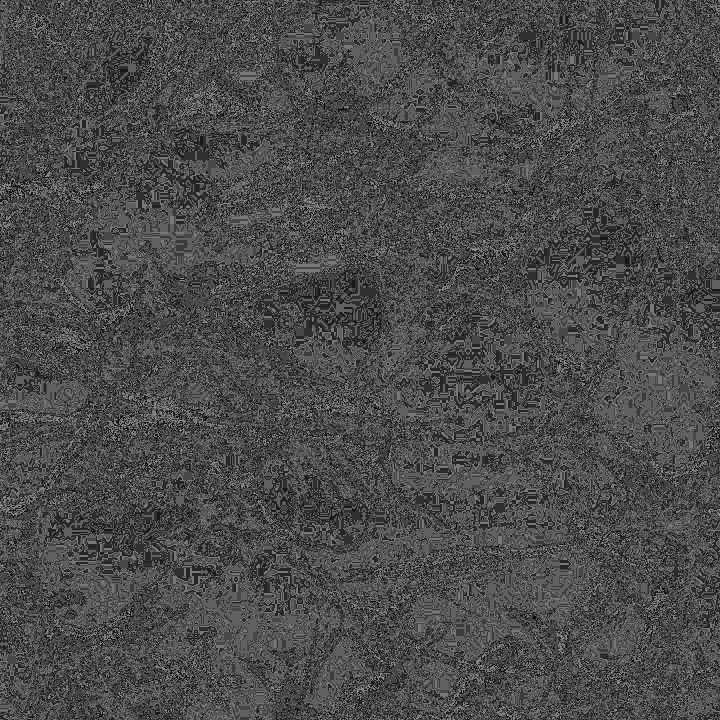
#> input picture Entrega03/recursos/amplitud.png, 720 x 720 px
$ python test_LightPipes.py
#> lines starting #> are read from the running program, lines starting #| are printed output that depends on the picture
### Optical_Instruments/diffraction/utilopctic.py
import numpy as np
from tkinter import Tk, filedialog
from PIL import Image
import matplotlib.pyplot as plt
import cv2
from LightPipes import *

# [31 lines left out: function rescale_field, not called in this run]


def import_image(Title="Seleccionar Imagen",path:str=None):
    """
    Esta funcion abre una pantalla emergente del administrador de archivos para la ruta de una imagen a importar.
    """
#> called with Title = 'Seleccionar imagen'

    print("Hello")

    if path==None:
        # Ocultar la ventana principal de Tkinter
        Tk().withdraw()

        # Abrir el cuadro de diálogo para seleccionar la imagen
        ruta_imagen = filedialog.askopenfilename(
            title=Title,
            filetypes=[("Imágenes", "*.png *.jpg *.jpeg *.bmp *.tif *.tiff")]
        )
#> the answer given: ../Entrega03/recursos/amplitud.png
    else:
        ruta_imagen=path
        print(ruta_imagen)

    # Cargar la imagen como un arreglo numpy
    if ruta_imagen:
        #cargamos el primer
        imagen = Image.open(ruta_imagen)
#> imagen is the input picture: PIL image 720x720 L; min 0, max 145, mean 75.6
        imagen = np.array(imagen)
        if(len(imagen.shape)>=3):
            #convertimos a escala de grises
            imagen = imagen[:,:,0]
        return imagen
    else:
        return None


# [45 lines left out: functions show_image, export_image, not called in this run]

### Optical_Instruments/diffraction/fresnel.py
import numpy as np
import matplotlib.pyplot as plt
from diffraction.utilopctic import import_image
import cv2
from PIL import Image
from diffraction.utilopctic import export_image
from diffraction.filterZernike import filter_Zernike


class Field():
    def __init__(self, grid_zize,wavelenght, N):
        self._grid_size = grid_zize
        self._wavelenght = wavelenght
        self._N = N
        self._k = 2 * np.pi / wavelenght
        self._dx = grid_zize / N
        self._x = np.linspace(-grid_zize / 2, grid_zize / 2, N)
        self._y = np.linspace(-grid_zize / 2, grid_zize / 2, N)
        self._X, self._Y = np.meshgrid(self._x, self._y)
        self.__E = None  # Campo eléctrico inicializado en cero

    # [10 lines left out: functions Begin, get_field, not called in this run]
    def set_field(self,field):
        self.__E=field
        return True
    def set_Magnificacion(self,MX):
        self._X/=MX
        self._Y/=MX
    def import_Intensity(self,path=None,Title="Seleccionar imagen"):

        if path is None:
            #llamamos a la funcion de importar imagen
            imagen = import_image(Title)
        else:
            # Cargar la imagen como un arreglo numpy
            if path:
                #cargamos el primer
                imagen = Image.open(path)
                imagen = np.array(imagen)
                if (len(imagen.shape) >= 3):
                    imagen = imagen[:, :, 0]  # Usar solo el canal rojo si es RGB
            else:
                return None
        #redimensionamos la imagen al tamaño del campo sin utilizar cv2
        A_resized = cv2.resize(imagen, (self._N, self._N), interpolation=cv2.INTER_CUBIC)
        #cambio a float32
        A_resized = A_resized.astype(np.float32)
        #normalizamos la intensidad entre 0 y 1
        A_resized = A_resized / A_resized.max()
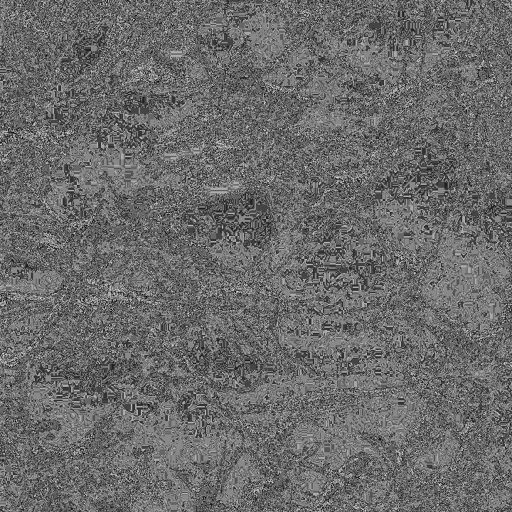
#> A_resized: shape (1024, 1024) float32 (shown at 1/2 size); min 0, max 1, mean 0.42
        self.__E = A_resized * np.exp(1j * 0)

    # [21 lines left out: function import_Phase, not called in this run]
    def padding2N_field(self,factor=2):
        """
        Agrega padding al campo eléctrico para alcanzar un nuevo tamaño físico.

        Factor:
            multiplicacion de las dimensiones
        """
        new_size = factor * self._grid_size
        N_new = int(new_size / self._dx)
        pad_x = (N_new - self._N) // 2
        pad_y = (N_new - self._N) // 2
        E_padded = np.pad(self.__E, ((pad_x, pad_x), (pad_y, pad_y)), mode='constant', constant_values=0)

        self.__E = E_padded
        self._N = N_new
        self._grid_size = new_size
        self._x = np.linspace(-new_size / 2, new_size / 2, N_new)
        self._y = np.linspace(-new_size / 2, new_size / 2, N_new)
        self._X, self._Y = np.meshgrid(self._x, self._y)
    def fresnel_limit(self):
        """
        Calcula la distancia mínima de propagación para evitar aliasing.

        Retorna:
            distancia mínima de propagación (en metros)
        """
        # [4 lines of commented-out code are left out]
        dx = self._dx
        wavelength = self._wavelenght
        N = self._N

        z_min = (N * dx**2) / wavelength
        return z_min

    def fresnel_propagation(self, z):
        """
        Docstring for fresnel_propagation

        :param self: Description
        :param z: Description
        """


        k = self._k
        dx = self._dx
        N = self._N

        # Crear coordenadas del espacio de frecuencia
        fx = np.fft.fftfreq(N, d=dx)
        fy = np.fft.fftfreq(N, d=dx)
        FX, FY = np.meshgrid(fx, fy)

        # Calcular el kernel de transferencia de Fresnel
        H = np.exp(-1j * (np.pi * self._wavelenght * z) * (FX**2 + FY**2))

        # Transformada de Fourier del campo eléctrico inicial
        E_fft = np.fft.fft2(self.__E)

        # Multiplicar en el dominio de la frecuencia
        E_fft_propagated = E_fft * H

        # Transformada inversa de Fourier para obtener el campo propagado
        E_propagated = np.fft.ifft2(E_fft_propagated)

        self.__E = E_propagated


    def crop_field(self,factor=2):
        """
        Recorta el campo eléctrico al tamaño original después de la propagación con padding.
        """
        original_N = self._N // factor
        start = (self._N - original_N) // factor
        end = start + original_N

        E_cropped = self.__E[start:end, start:end]

        self.__E = E_cropped
        self._N = original_N
        self._grid_size = self._grid_size / factor
        self._x = np.linspace(-self._grid_size / factor, self._grid_size / factor, original_N)
        self._y = np.linspace(-self._grid_size / factor, self._grid_size / factor, original_N)
        self._X, self._Y = np.meshgrid(self._x, self._y)
        self._X/=2
        self._Y/=2


    def lens(self, f):
        """
        Aplica una lente delgada al campo eléctrico.

        Parámetros:
            f : distancia focal de la lente (en metros)
        """
        k = self._k
        R = self._X**2 + self._Y**2
        lens_phase = np.exp(-1j * (k / (2 * f)) * R)

        self.__E = self.__E * lens_phase

    def pupila(self, radius):
        """
        Aplica una pupila circular al campo eléctrico.

        Parámetros:
            radius : radio de la pupila (en metros)
        """
        R = np.sqrt(self._X**2 + self._Y**2)
        aperture = np.where(R <= radius, 1, 0)

        self.__E = self.__E * aperture

    # [21 lines left out: functions zernike_filter, export_field, not called in this run]


    def show_intensity(self,axes):
        intensity= np.abs(self.__E)**2
        axes.imshow(intensity, cmap='gray', extent=(-self._grid_size/2*1e3, self._grid_size/2*1e3, -self._grid_size/2*1e3, self._grid_size/2*1e3))
        axes.set_title("")

    def show_phase(self,axes):
        phase = np.angle(self.__E)
        axes.imshow(phase, cmap='gray', extent=(-self._grid_size/2*1e3, self._grid_size/2*1e3, -self._grid_size/2*1e3, self._grid_size/2*1e3))

### Optical_Instruments/diffraction/filterZernike.py
import numpy as np
import matplotlib.pyplot as plt


def mascara_circular(xx: np.ndarray, yy: np.ndarray, radio: float) -> np.ndarray:
    """Máscara binaria circular centrada (1 dentro del disco, 0 fuera)."""
    return ((xx**2 + yy**2) <= radio**2).astype(float)

#características de iluminacion
wavelength = 533e-9  # Longitud de onda en metros
f_MO = 10e-3  # Distancia focal del objetivo en metros


#Caracteristicas de la imagen
N_x = 1024 # Ancho de la imagen
N_y = 1024 # Alto de la imagen
#dimensiones físicas de la imagen en m
size_x = 390e-6  # m
size_y = 390e-6  # m
#tamaño del pixel
dx = size_x / N_x  # Tamaño del pixel en x
dy = size_y / N_y  # Tamaño del pixel en y
#malla de coordenadas
x = np.linspace(-size_x/2, size_x/2, N_x)
y = np.linspace(-size_y/2, size_y/2, N_y)
X, Y = np.meshgrid(x, y)
#tamaño del radio de la máscara circular
R_pupila = 10e-3  # Radio en metros
R_filter = 1.22*wavelength*f_MO/R_pupila

print(f"Radio pupila: {R_pupila*1e3} mm")
print(f"Radio filtro Zernike: {R_filter*1e9} nm")


#creamos a lienzo de Zernike vacío
Pupila = mascara_circular(X, Y, R_pupila)

Pupila = Pupila.astype(np.complex128)

Filter = mascara_circular(X, Y, R_filter)
Pupila =Pupila - Filter
Filter = Filter.astype(np.complex128)
#aplicamos alguna función de Zernike
Filter = Filter*np.exp(1j*np.pi/2)/2

img = Pupila + Filter


#Creamos un patrón de Zernike simple (por ejemplo, un círculo

Intensidad=np.abs(img)

Phase=np.angle(img)


# [16 lines left out: function filter_Zernike, not called in this run]

# [19 lines of commented-out code are left out]

### Optical_Instruments/test_LightPipes.py
from diffraction.fresnel import Field
import numpy as np
import matplotlib.pyplot as plt


wavelength = 633e-9  # Wavelength in meters
grid_size = 200e-6     # Grid size in meters
N = 1024              # Number of grid points


field_p = Field(grid_size, wavelength, N)
# field.import_Intensity(path='C:/Users/diego_0hh0fmb/OneDrive/Documents/GitHub/Instrumentos_Opticos_2025_2/Entrega03/recursos/amplitud.png')
# field.import_Phase(path='C:/Users/diego_0hh0fmb/OneDrive/Documents/GitHub/Instrumentos_Opticos_2025_2/Entrega03/recursos/fase.png')
field_p.import_Intensity()

#creamos un lienzo de matplotlib
fig=plt.figure(figsize=(6,8))
#creamos 6 axes
ax1=fig.add_subplot(1,2,1)
ax1.set_title('Muestra')
ax1.set_xlabel("(mm)")
ax2=fig.add_subplot(1,2,2)
ax2.set_title("Imagen")
ax2.set_xlabel("(mm)")


#mostramos las entradas
field_p.show_intensity(ax1)


# field.show_intensity()
# field.show_phase()

#calculamos el limite de Fresnel
print("Límite de Fresnel:", field_p.fresnel_limit())
fTL=2e-4
MX=20
fMO=fTL
diametro_pupila=10e-3
diametro_del_lente=25.4e-3


field_p.padding2N_field(2)
field_p.show_intensity(ax1)

#Lente Objetivo
field_p.fresnel_propagation(fMO)
field_p.lens(fMO)
field_p.pupila(diametro_del_lente/2)
field_p.pupila(diametro_pupila)
field_p.fresnel_propagation(fMO)

#Pupila del objetivo
field_p.pupila(diametro_pupila/2)

#Lente de Tubo
field_p.fresnel_propagation(fTL)
field_p.lens(fTL)
field_p.pupila(diametro_del_lente/2)
field_p.pupila(diametro_pupila/2)
field_p.fresnel_propagation(fTL)

field_p.crop_field()

field_p.set_Magnificacion(MX)
field_p.show_intensity(ax2)

plt.show()
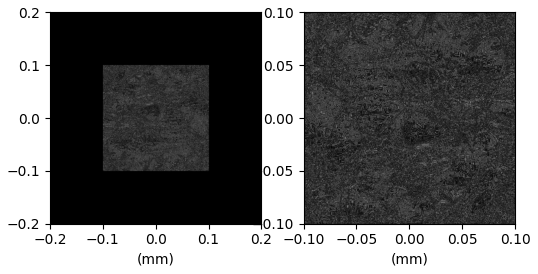
#> figure drawn by matplotlib, 2 panels
